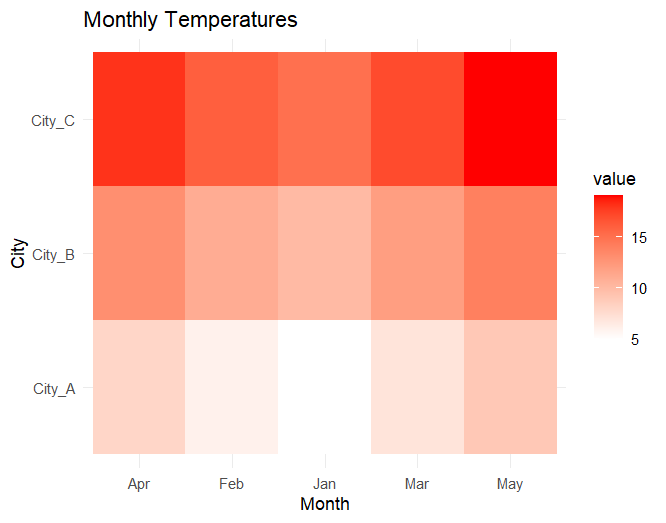

The R source for this figure:
temperature_data <- data.frame(
  Month = c("Jan", "Feb", "Mar", "Apr", "May"),
  City_A = c(5, 6, 7, 8, 9),
  City_B = c(10, 11, 12, 13, 14),
  City_C = c(15, 16, 17, 18, 19)
)
library(reshape2)
melted_data<-melt(temperature_data,id.vars="Month")

ggplot(melted_data,aes(x=Month,y=variable,fill=value))+
  geom_tile()+
  scale_fill_gradient(low="white",high="red")+
  labs(title="Monthly Temperatures",
       x="Month",
       y="City")+
  theme_minimal()
